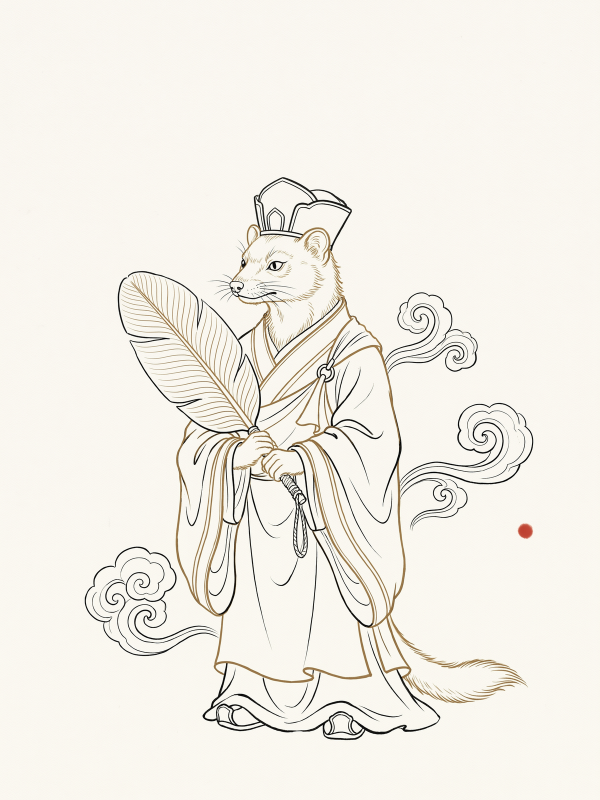
#> input picture assets/promo/plate-set/plate-line-04-huangfengguai.png, 1200 x 1600 px, given in place of plate-line-02-tangseng.png, which was not available (shown at 1/2 size)
$ python _w945_zoom.py
#> lines starting #> are read from the running program, lines starting #| are printed output that depends on the picture; pictures that were not available may be replaced by others from this repository, and a replacement may not be noted
# -*- coding: utf-8 -*-
"""_w945_zoom.py — 关键形制部位的高倍放大核对图（人眼核 J8 形制级用）

用法：py -3 scripts/_w945_zoom.py
输出：assets/promo/plate-set/preview-zoom-sheet.png（各部位 3 倍放大并排）
"""
import os

from PIL import Image, ImageDraw

REPO = r"D:\xiyouji"
SET_DIR = os.path.join(REPO, "assets", "promo", "plate-set")

# (标题, stem, (x0,y0,x1,y1) —— 坐标基于 1200×1600 成品图)
ZOOMS = [
    ("02 唐僧·锡杖杖头(查九环)", "plate-line-02-tangseng", (360, 470, 520, 700)),
    ("03 八戒·钉耙耙头(查九齿)", "plate-line-03-bajie", (830, 500, 1120, 700)),
    ("04 沙僧·骷髅项链(查九颗)", "plate-line-04-shaseng", (420, 500, 860, 700)),
    ("08 红孩儿·头身(查红发+肚兜)", "plate-line-08-honghaier", (560, 490, 960, 860)),
]

SCALE = 3
PAPER = (250, 247, 240)


def main():
    tiles = []
    for title, stem, box in ZOOMS:
        p = os.path.join(SET_DIR, stem + ".png")
        im = Image.open(p).convert("RGB").crop(box)
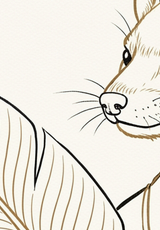
#> im: PIL image 160x230 RGB; mean R, G, B 235.8, 231.9, 222.9
        im = im.resize((im.width * SCALE, im.height * SCALE), Image.LANCZOS)
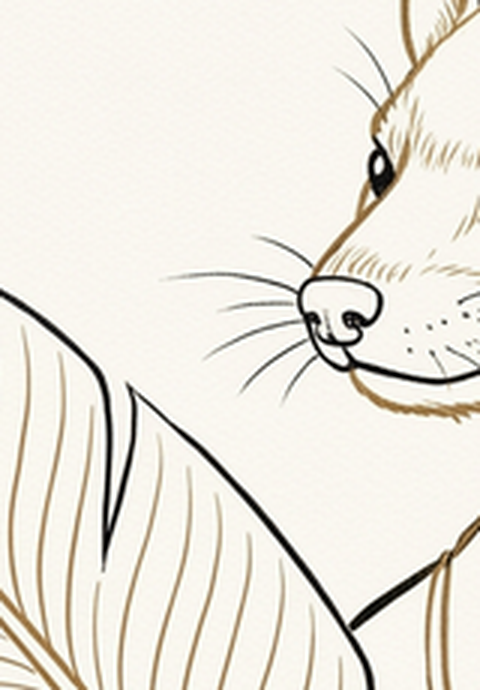
#> im: PIL image 480x690 RGB; mean R, G, B 235.7, 231.7, 222.9
        tiles.append((title, im))
        print("%-34s 裁切 %s → 放大 %dx%d" % (title, box, im.width, im.height))
#| 02 唐僧·锡杖杖头(查九环)                    裁切 (360, 470, 520, 700) → 放大 480x690
#> pass 2 of the loop in main, `for title, stem, box in ZOOMS:`:
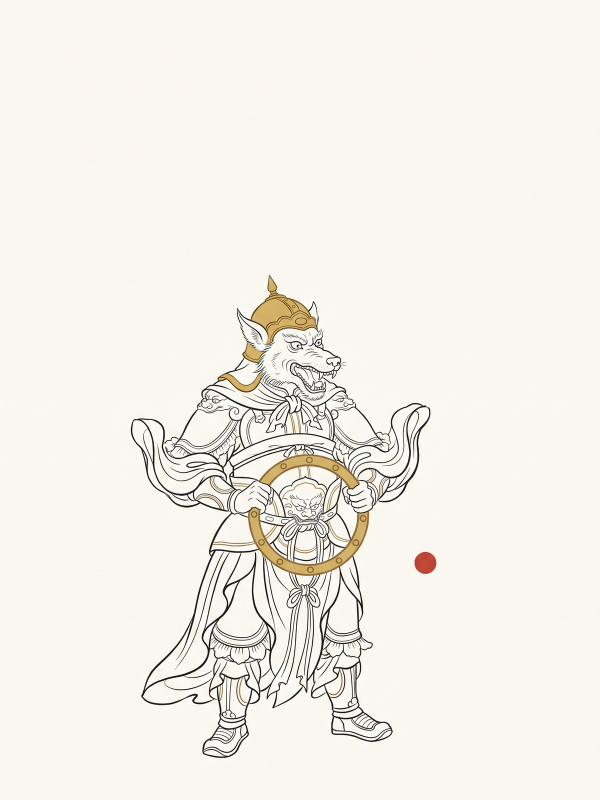
#> input picture assets/promo/plate-set/plate-line-05-huangpaoguai.png, 1200 x 1600 px, given in place of plate-line-03-bajie.png, which was not available (shown at 1/2 size)
#> in main, `im = Image.open(p).convert("RGB").crop(box)`:
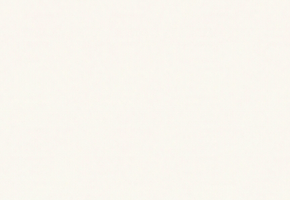
#> im: PIL image 290x200 RGB; mean R, G, B 250, 246.7, 239.7
#| 03 八戒·钉耙耙头(查九齿)                    裁切 (830, 500, 1120, 700) → 放大 870x600

    pad, lab = 14, 26
    wmax = max(t.width for _t, t in tiles)
    total_w = len(tiles) * (wmax + pad) + pad
    total_h = max(t.height for _t, t in tiles) + lab + 2 * pad
    sheet = Image.new("RGB", (total_w, total_h), PAPER)
    dr = ImageDraw.Draw(sheet)
    x = pad
    for title, t in tiles:
        sheet.paste(t, (x, pad))
        dr.rectangle([x, pad, x + t.width - 1, pad + t.height - 1], outline=(190, 182, 166))
        dr.text((x + 4, pad + t.height + 6), title, fill=(50, 45, 38))
        x += t.width + pad
    out = os.path.join(SET_DIR, "preview-zoom-sheet.png")
    sheet.save(out, "PNG", optimize=True)
    print("输出：%s（%dx%d）" % (out, sheet.size[0], sheet.size[1]))
    return 0


if __name__ == "__main__":
#> (the run stopped early here; a loop or call above may not have finished)
